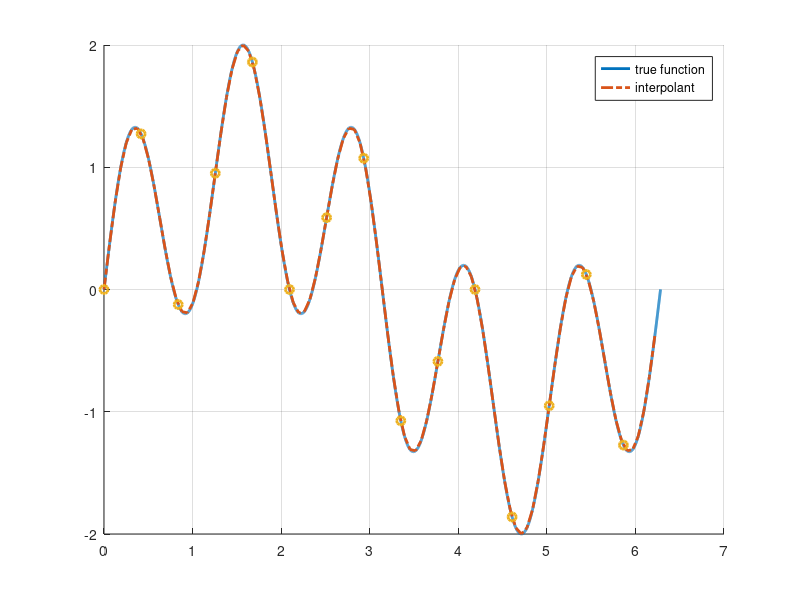
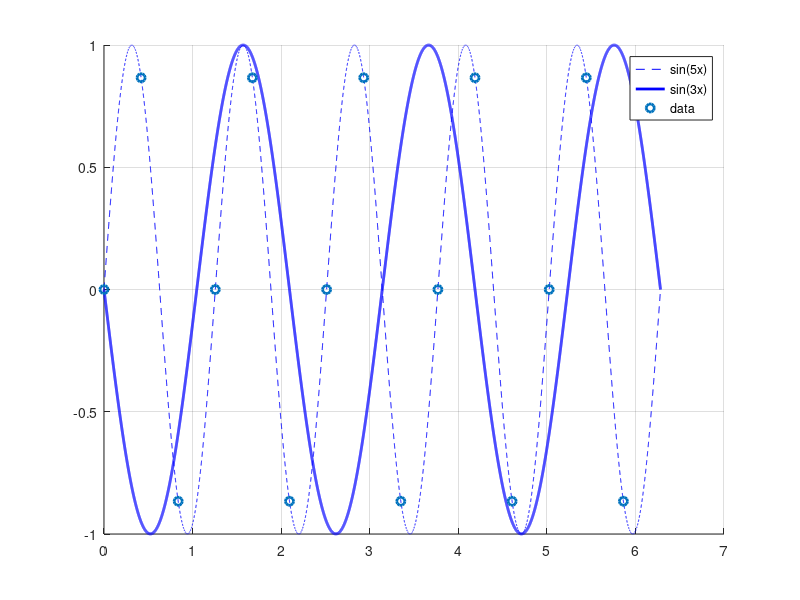

Write MATLAB code to recreate these figures, in order.
function ex3_8()
	%{ 

		Implements example 3.8 on page 96 of our book. This example 
		demonstrates the phenomenon known as aliasing. 
	
	%}

	close all

	f1 = @(x) sin(x); f2 = @(x) sin(5*x); f3 = @(x) sin(3*x);
	f = @(x) f1(x) + f2(x);
	ff = @(x) f2(x) - f3(x);
	
	a = 0; b=2*pi; n = 14; h = (b-a)/(n+1);
	nodes = h*[0:n]; y = f(nodes); yy = ff(nodes);
	c = fftshift(fft(y)/(n+1));
	tt = 2*pi/100 * [0:99];
	z = interpft(y,100); zz = interpft(yy,100);

	figure(1) 
	hold on; grid on; 
	t = linspace(a,b,1e4);
	plot(t,f(t),'linewidth',2.0);
	%plot(t,trig_interp(t,c,n),'k--','linewidth',2.0)
	plot(tt,z,'-.','linewidth',2.0);
	plot(nodes,y,'o','linewidth',2.0)
	legend('true function','interpolant')

	figure(2) 
	hold on; grid on; 
	t = linspace(a,b,1e4);
	plot(t,f2(t),'b--',t,-f3(t),'b','linewidth',2.0);
	plot(nodes,f2(nodes),'o','linewidth',2.0)
	legend('sin(5x)','sin(3x)','data');
	
		
